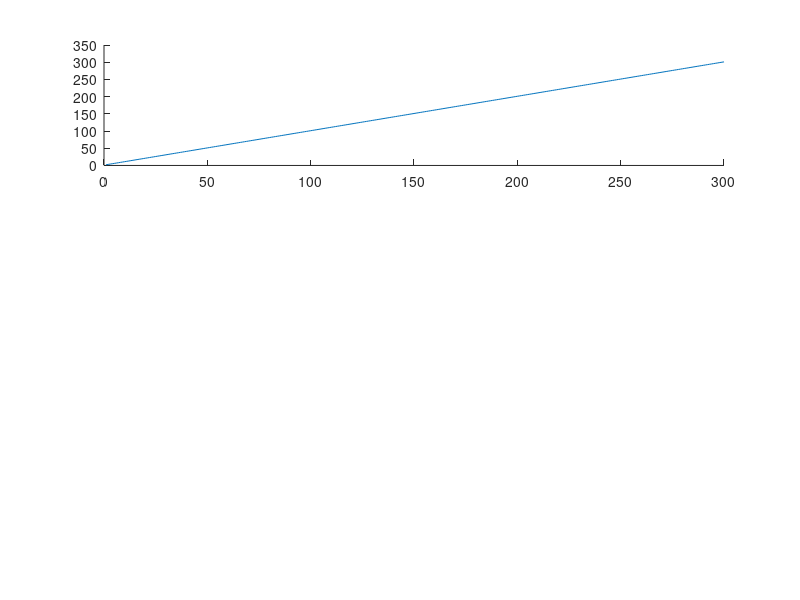

Source code (MATLAB): (Note: this script raises an error after producing the figure.)
% TCP CONGESTION CONTROL LAB – STARTER CODE
% Vary μ and K (e.g., μ = 30, 50, 70, K = 50, 100, 200). 
% Observe changes in queue and drops. • 
% Introduce slight randomness in arrivals: 
% arrivals = max(cwnd + randi([−1,1]),0);
% Record:
% Maximum and average queue – 
% Maximum and average drops – Maximum and average cwnd

clear; clc; close all;

T = 300;
mu_vals = [30, 50, 70];
K_vals = [50, 100, 200];

figure;

for i = 1:length(mu_vals)
    for j = 1:length(K_vals)
        mu = mu_vals(i);
        K  = K_vals(j);

        cwnd = 1;
        q = 0;

        cwnd_trace = zeros(1,T);
        q_trace = zeros(1,T);
        drop_trace = zeros(1,T);

        for t = 1:T
            arrivals = max(cwnd + randi([-1, 1]), 0);
        
            q = q + arrivals;
        
            served = min(q, mu);
            q = q - served;
        
            if q > K
                drops = q - K;
                q = K;
            else
                drops = 0;
            end
        
            loss_event = (drops > 0);
        
            % BASELINE (no congestion control)
            cwnd = cwnd + 1;
        
            cwnd = max(cwnd,1);
            cwnd_trace(t) = cwnd;
            q_trace(t) = q;
            drop_trace(t) = drops;
        
        end
        % Plotting
        subplot(3,1,1);
        hold on;
        plot(cwnd_trace, 'DisplayName', ['\mu=' num2str(mu) ', K=' num2str(K)]);
        avg_cwnd = mean(cwnd_trace);
        %disp('The average of the cwnd for ' + num2str(mu) + ' and ' + num2str(K) + ' is ' + num2str(avg_cwnd));
        disp("The average of the cwnd for " + mu + " and " + K + " is " + avg_cwnd);
        max_cwnd = max(cwnd_trace);
        disp("The max of the cwnd for " + mu + " and " + K + " is " + max_cwnd);
        
        subplot(3,1,2);
        hold on;
        plot(q_trace, 'DisplayName', ['\mu=' num2str(mu) ', K=' num2str(K)]);
        avg_queue = mean(q_trace);
        disp("The average of the queue for " + mu + " and " + K + " is " + avg_queue);
        max_queue = max(q_trace);
        disp("The max of the queue for " + mu + " and " + K + " is " + max_queue);
        
        subplot(3,1,3);
        hold on;
        plot(drop_trace, 'DisplayName', ['\mu=' num2str(mu) ', K=' num2str(K)]);
        avg_drop = mean(drop_trace);
        disp("The average of the drops for " + mu + " and " + K + " is " + avg_drop);
        max_drop = max(drop_trace);
        disp("The max of the drops for " + mu + " and " + K + " is " + max_drop);
    end
end

% title and legends
subplot(3,1,1);title('cwnd');legend;
subplot(3,1,2);title('Queue');legend;
subplot(3,1,3);title('Drops');legend;
